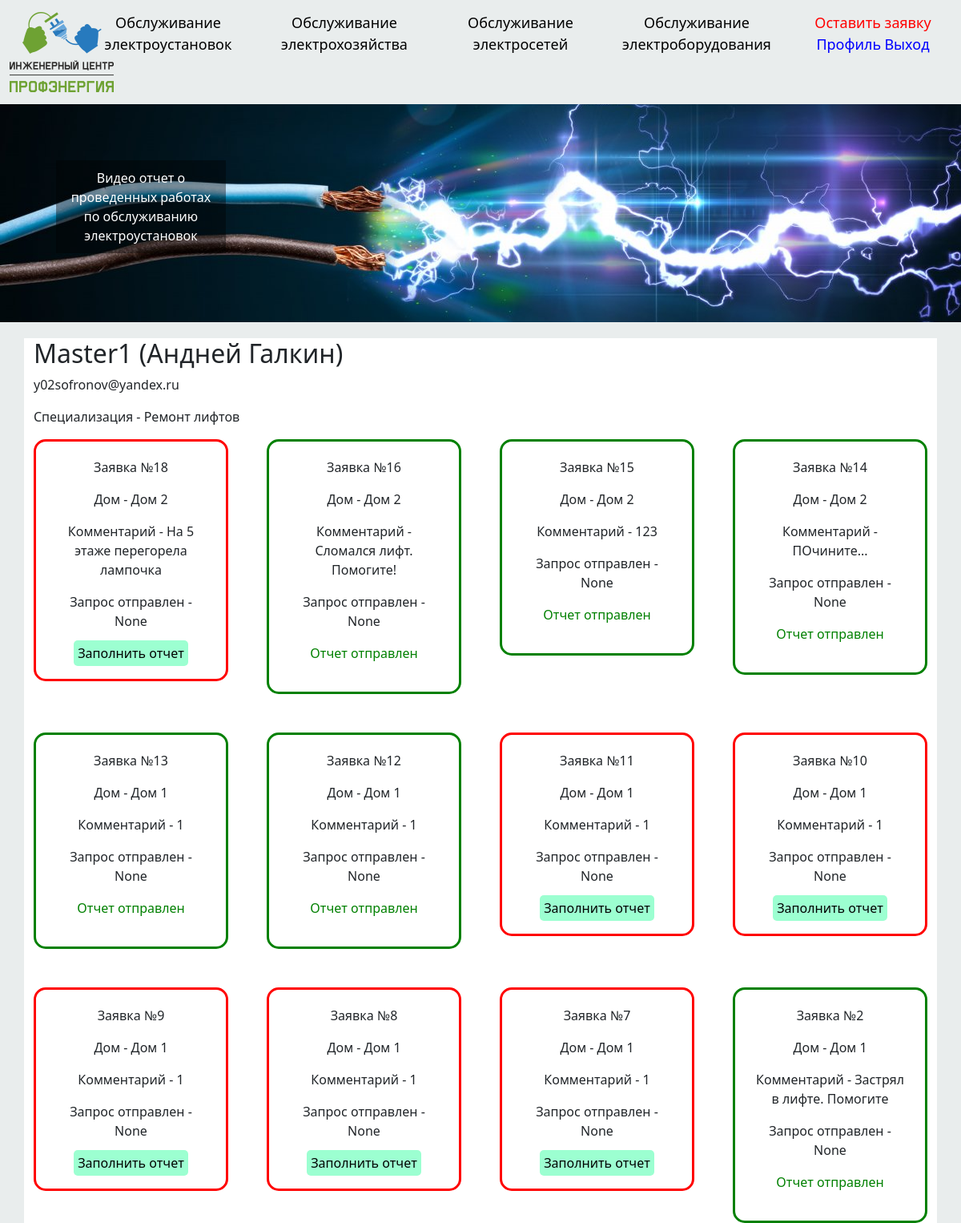
/accounts/profile/ (signed in), run on the app's committed database.
### Main/models.py (models this page shows, shortened)
class TypeRepair(models.Model):
    name = models.CharField(max_length=200)
    def __str__(self):
        return self.name

class Task(models.Model):
    name = models.CharField(max_length=200)
    home = models.ForeignKey(AllObjects, on_delete=models.CASCADE)
    problem = models.ForeignKey(TypeRepair, on_delete=models.CASCADE)
    comment = models.TextField(null=True, blank=True)
    phone = models.CharField(max_length=200)
    email = models.CharField(max_length=200)
    is_complete = models.BooleanField(default=False)
    date = models.DateTimeField(auto_now_add=True)

class AllObjects(models.Model):
    name = models.CharField(max_length=200)
    def __str__(self):
        return self.name

### Main/views.py (the view, shortened to what this page needs)
# urls.py: path('accounts/profile/', views.profile, name='profile'),
@login_required
def profile(request):
    if request.user.is_authenticated and request.user.username != "admin":
        master = Master.objects.get(user=request.user.id).type_reair
        tasks = Task.objects.filter(problem=master)[::-1]
        completed_task = CompletedTask()
        if request.method == 'POST':
            form_completed_task = FormCompletedTask(request.POST, request.FILES)
            if form_completed_task.is_valid():
                Task.objects.filter(id=request.POST.get('this_id')).update(is_complete = True)
                task = Task.objects.get(id=int(request.POST.get('this_id')))
                completed_task.name = Master.objects.get(user=request.user.id).user.first_name
                completed_task.organization = task.home
                completed_task.video = form_completed_task.cleaned_data.get('video')
                completed_task.comment = form_completed_task.cleaned_data.get('comment')
                completed_task.phone = task.phone
                completed_task.email = task.email
                completed_task.save()
                this_id = completed_task.id
                finally_completed_task = CompletedTask.objects.get(id=this_id)
                send_for_email(task.email, f'Ваша заявка выполнена!\nМожно ознакомиться по ссылке: http://127.0.0.1:8000/post/{str(this_id)}', finally_completed_task.date, task.home)
                return redirect('profile')
        else:
            form_completed_task = FormCompletedTask()
        return render(request, 'profile.html', {"master": master, "tasks": tasks, "form_completed_task": form_completed_task})
    else:
        return redirect("login")

### Main/templatetags/Main_tags.py (called while the page is built)
@register.simple_tag(name="cache_bust")
def cache_bust():
    version = uuid.uuid1()
    return "v={version}".format(version=version)

### templates/profile.html (shortened to what this page needs)
{% extends 'base.html' %}
{% load Main_tags %}
{% load static %}
{% block content %}
<div class="container" style="background-color: white; margin-top: 20px">
  <h2 class="">{{ user.username }} ({{ user.first_name }} {{ user.last_name }})</h2>
  <p class="">{{ user.email }}</p>
  <p>Специализация - {{master}}</p>
  <div class="cards-tasks row g-5">
    {% for task in tasks %}
      <div class="col-3">
        {% if task.is_complete %}
        <div class="card-task" style="border: 3px solid green;">
        {% else %}
        <div class="card-task" style="border: 3px solid red;">
        {% endif %}
          <p>Заявка №{{task.id}}</p>
          <p>Дом - {{task.home}}</p>
          <p>Комментарий - {{task.comment}}</p>
          <p>Запрос отправлен - {{task.date}}</p>
          {% if task.is_complete %}
          <p style="color: green">Отчет отправлен</p>
          {% else %}
            <a onclick="fill({{task.id}})" href="#" data-bs-target="#Complete" data-bs-toggle="modal">Заполнить отчет</a>
          {% endif %}
        </div>
      </div>
    {% endfor %}
  </div>
</div>
{% endblock %}

### templates/base.html (shortened to what this page needs)
<!DOCTYPE html>
{% load static %}
<html>
    <head>
        <link rel="stylesheet" href="{% static "css/styles.css" %}" />
        <link href="https://cdn.jsdelivr.net/npm/bootstrap@5.1.3/dist/css/bootstrap.min.css" rel="stylesheet">
    </head>
    <body style="background-color: #e9eded;">
        <div class="container-fluid">
            <div class="row menu">
                <a href="/" class="col-1"><img src="/static/img/logo.png"/></a>
                <a href="#" class="col">Обслуживание электроустановок</a>
                <a href="#" class="col">Обслуживание электрохозяйства</a>
                <a href="#" class="col">Обслуживание электросетей</a>
                <a href="#" class="col">Обслуживание электроборудования</a>
                <div class="col">
                    <a href="{% url 'new_task' %}" style="color: red">Оставить заявку</a><br>
                    {% if user.is_authenticated %}
                        <a href="{% url 'profile' %}" style="color: blue">Профиль</a>
                        <a href="{% url 'logout' %}" style="color: blue">Выход</a>
                    {% else %}
                        <a href="{% url 'login' %}" style="color: blue">Вход</a>
                    {% endif %}
                </div>
            </div>
        </div>
        <div class="header">
            <p>
                Видео отчет о проведенных работах по обслуживанию электроустановок
            </p>
        </div>
        {% block content %}
        {% endblock %}
    </body>
</html>

### static/css/styles.css (style rules this page uses)
.menu { text-align: center; padding: 15px 0; }
.menu a { text-decoration: none; color: black; font-weight: 500; font-size: 18px; }
.header { background-image: url('../img/header.jpg'); height: 100%; background-repeat: no-repeat; background-size: cover; padding: 70px; background-position-y: 45%; }
.header p { background-color: rgba(0, 0, 0, 0.4); width: 20%; text-align: center; padding: 10px; color: white; }
.card-task { text-align: center; padding: 20px; border-radius: 15px; border: 1px solid black; width: 100%; }
.card-task a { padding: 5px; border-radius: 5px; background-color: #00ff8963; text-decoration: none; color: black; }

### data on the page
TypeRepair: name "Ремонт лифтов"
Task: id "18", home "Дом 2", comment "На 5 этаже перегорела лампочка", date "None"
Task: id "16", home "Дом 2", comment "Сломался лифт. Помогите!", date "None", is_complete "Отчет отправлен"
Task: id "15", home "Дом 2", comment "123", date "None", is_complete "Отчет отправлен"
Task: id "14", home "Дом 2", comment "ПОчините...", date "None", is_complete "Отчет отправлен"
Task: id "13", home "Дом 1", comment "1", date "None", is_complete "Отчет отправлен"
Task: id "12", home "Дом 1", comment "1", date "None", is_complete "Отчет отправлен"
Task: id "11", home "Дом 1", comment "1", date "None"
Task: id "10", home "Дом 1", comment "1", date "None"
Task: id "9", home "Дом 1", comment "1", date "None"
Task: id "8", home "Дом 1", comment "1", date "None"
Task: id "7", home "Дом 1", comment "1", date "None"
Task: id "2", home "Дом 1", comment "Застрял в лифте. Помогите", date "None", is_complete "Отчет отправлен"

### other printed values
{{ user.username }} "Master1"
{{ user.first_name }} "Андней"
{{ user.last_name }} "Галкин"
{{ user.email }} "y02sofronov@yandex.ru"
